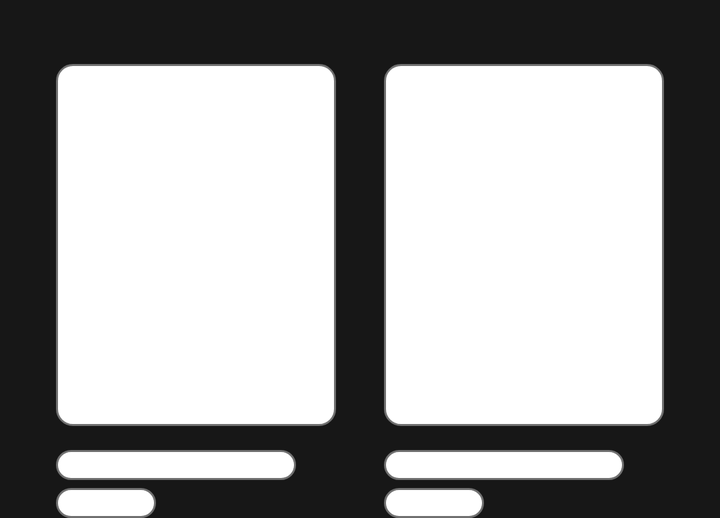
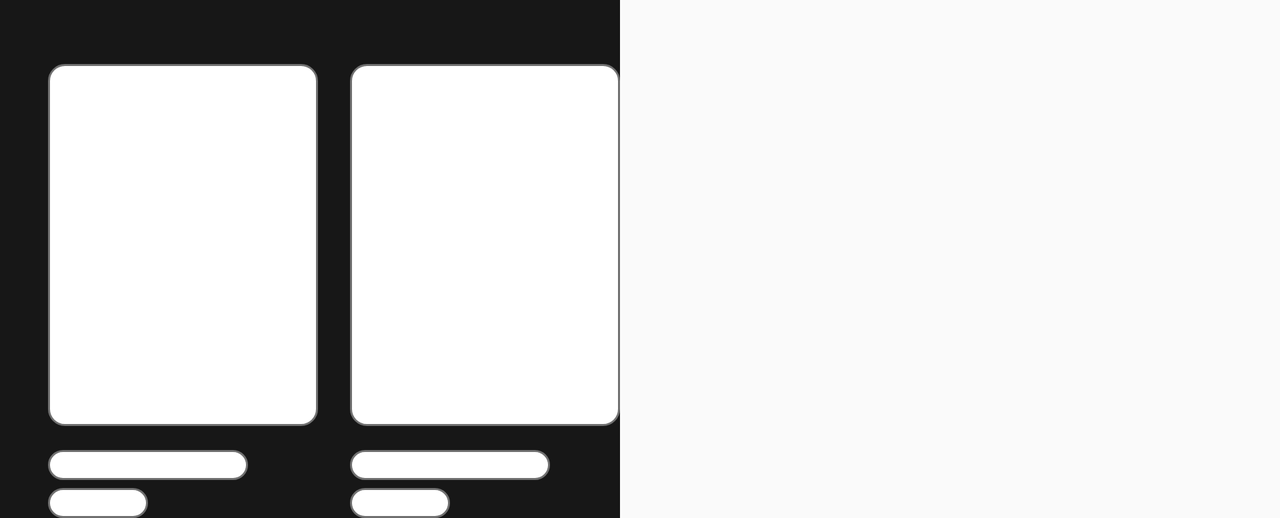

Compare how this app lays out the same screen by default and in its alternative resource folder. The renders come first, then the two layout files and the values they reference.
<!-- AndroidManifest.xml: application theme AppTheme -->
<!-- res/layout/shimmer_loading.xml -->
<?xml version="1.0" encoding="utf-8"?>
<android.support.constraint.ConstraintLayout xmlns:android="http://schemas.android.com/apk/res/android"
    xmlns:app="http://schemas.android.com/apk/res-auto"
    android:layout_width="match_parent"
    android:layout_height="wrap_content"
    android:background="@color/colorPrimaryDark">

    <View
        android:id="@+id/view"
        android:layout_width="140dp"
        android:layout_height="181dp"
        android:layout_marginEnd="8dp"
        android:layout_marginStart="32dp"
        android:layout_marginTop="32dp"
        android:background="@drawable/round_corner_background"
        app:layout_constraintEnd_toStartOf="@+id/view3"
        app:layout_constraintHorizontal_bias="0.5"
        app:layout_constraintHorizontal_chainStyle="spread_inside"
        app:layout_constraintStart_toStartOf="parent"
        app:layout_constraintTop_toTopOf="parent" />

    <View
        android:id="@+id/view3"
        android:layout_width="140dp"
        android:layout_height="181dp"
        android:layout_marginEnd="32dp"
        android:layout_marginStart="16dp"
        android:layout_marginTop="32dp"
        android:background="@drawable/round_corner_background"
        app:layout_constraintEnd_toEndOf="parent"
        app:layout_constraintHorizontal_bias="0.5"
        app:layout_constraintStart_toEndOf="@+id/view"
        app:layout_constraintTop_toTopOf="parent" />

    <View
        android:id="@+id/view4"
        android:layout_width="120dp"
        android:layout_height="15dp"
        android:layout_marginTop="12dp"
        android:background="@drawable/round_corner_background"
        app:layout_constraintEnd_toEndOf="@+id/view"
        app:layout_constraintHorizontal_bias="0.0"
        app:layout_constraintStart_toStartOf="@+id/view"
        app:layout_constraintTop_toBottomOf="@+id/view" />

    <View
        android:id="@+id/view2"
        android:layout_width="120dp"
        android:layout_height="15dp"
        android:layout_marginTop="12dp"
        android:background="@drawable/round_corner_background"
        app:layout_constraintEnd_toEndOf="@+id/view3"
        app:layout_constraintHorizontal_bias="0.0"
        app:layout_constraintStart_toStartOf="@+id/view3"
        app:layout_constraintTop_toBottomOf="@+id/view3" />

    <View
        android:id="@+id/view5"
        android:layout_width="50dp"
        android:layout_height="15dp"
        android:layout_marginTop="4dp"
        android:background="@drawable/round_corner_background"
        app:layout_constraintEnd_toEndOf="@+id/view4"
        app:layout_constraintHorizontal_bias="0.0"
        app:layout_constraintStart_toStartOf="@+id/view4"
        app:layout_constraintTop_toBottomOf="@+id/view4" />

    <View
        android:id="@+id/view6"
        android:layout_width="50dp"
        android:layout_height="15dp"
        android:layout_marginTop="4dp"
        android:background="@drawable/round_corner_background"
        app:layout_constraintEnd_toEndOf="@+id/view2"
        app:layout_constraintHorizontal_bias="0.0"
        app:layout_constraintStart_toStartOf="@+id/view2"
        app:layout_constraintTop_toBottomOf="@+id/view2" />

</android.support.constraint.ConstraintLayout>
<!-- resources referenced by this layout -->
<resources>
  <color name="colorPrimaryDark">#171717</color>
  <!-- drawable round_corner_background (drawable) -->
  <?xml version="1.0" encoding="utf-8"?>
  <shape xmlns:android="http://schemas.android.com/apk/res/android"
      android:shape="rectangle">
      <solid
          android:color="#FFFFFF" />
      <corners
          android:radius="8dp"/>
      <stroke
          android:width="1dp"
          android:color="#707070" />
  </shape>
  <style name="AppTheme" parent="Theme.AppCompat.Light.DarkActionBar">
          
          <item name="android:windowContentTransitions" tools:targetApi="lollipop">true</item>
          <item name="colorPrimary">@color/colorPrimary</item>
          <item name="colorPrimaryDark">@color/colorPrimaryDark</item>
          <item name="colorAccent">@color/colorAccent</item>
          <item name="android:fontFamily">@font/nunito_bold</item>
      </style>
  <color name="colorPrimary">#1D1D1D</color>
  <color name="colorAccent">#7cb342</color>
</resources>
<!-- res/layout-land/shimmer_loading.xml (the repository's variant of the layout above) -->
<!-- drawn on the phone turned sideways -->
<?xml version="1.0" encoding="utf-8"?>
<android.support.constraint.ConstraintLayout xmlns:android="http://schemas.android.com/apk/res/android"
    xmlns:app="http://schemas.android.com/apk/res-auto"
    android:layout_width="wrap_content"
    android:layout_height="wrap_content"
    android:background="@color/colorPrimaryDark">

    <View
        android:id="@+id/view"
        android:layout_width="135dp"
        android:layout_height="181dp"
        android:layout_marginStart="24dp"
        android:layout_marginTop="32dp"
        android:background="@drawable/round_corner_background"
        app:layout_constraintHorizontal_chainStyle="spread_inside"
        app:layout_constraintStart_toStartOf="parent"
        app:layout_constraintTop_toTopOf="parent" />

    <View
        android:id="@+id/view3"
        android:layout_width="135dp"
        android:layout_height="181dp"
        android:layout_marginStart="16dp"
        android:layout_marginTop="32dp"
        android:background="@drawable/round_corner_background"
        app:layout_constraintStart_toEndOf="@+id/view"
        app:layout_constraintTop_toTopOf="parent" />

    <View
        android:id="@+id/view4"
        android:layout_width="100dp"
        android:layout_height="15dp"
        android:layout_marginTop="12dp"
        android:background="@drawable/round_corner_background"
        app:layout_constraintEnd_toEndOf="@+id/view"
        app:layout_constraintHorizontal_bias="0.0"
        app:layout_constraintStart_toStartOf="@+id/view"
        app:layout_constraintTop_toBottomOf="@+id/view" />

    <View
        android:id="@+id/view2"
        android:layout_width="100dp"
        android:layout_height="15dp"
        android:layout_marginTop="12dp"
        android:background="@drawable/round_corner_background"
        app:layout_constraintEnd_toEndOf="@+id/view3"
        app:layout_constraintHorizontal_bias="0.0"
        app:layout_constraintStart_toStartOf="@+id/view3"
        app:layout_constraintTop_toBottomOf="@+id/view3" />

    <View
        android:id="@+id/view5"
        android:layout_width="50dp"
        android:layout_height="15dp"
        android:layout_marginTop="4dp"
        android:background="@drawable/round_corner_background"
        app:layout_constraintEnd_toEndOf="@+id/view4"
        app:layout_constraintHorizontal_bias="0.0"
        app:layout_constraintStart_toStartOf="@+id/view4"
        app:layout_constraintTop_toBottomOf="@+id/view4" />

    <View
        android:id="@+id/view6"
        android:layout_width="50dp"
        android:layout_height="15dp"
        android:layout_marginTop="4dp"
        android:background="@drawable/round_corner_background"
        app:layout_constraintEnd_toEndOf="@+id/view2"
        app:layout_constraintHorizontal_bias="0.0"
        app:layout_constraintStart_toStartOf="@+id/view2"
        app:layout_constraintTop_toBottomOf="@+id/view2" />

</android.support.constraint.ConstraintLayout>
